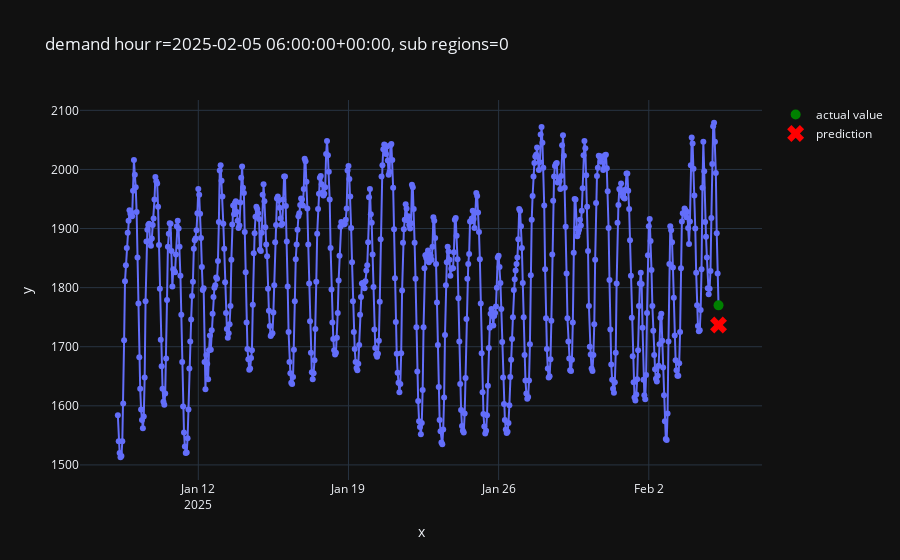

The notebook cell saved with this chart:
### Code cell
#plot the result
from src.plot import plot_one_sample

plot_one_sample(
    example_id=1,
    features=X_test,
    targets=y_test,
    predictions=pd.Series(predictions)
)

### Figure 1 — Plotly figure (JSON) as saved in the notebook; plotly's stock layout.template omitted (floating-point values rounded to 4 significant figures; data arrays with more than 128 entries replaced by an {"elided": "..."} marker saying what was removed)
{"data": [{"hovertemplate": "x=%{x}<br>y=%{y}<extra></extra>", "legendgroup": "", "line": {"color": "#636efa", "dash": "solid"}, "marker": {"symbol": "circle"}, "mode": "lines+markers", "name": "", "orientation": "v", "showlegend": false, "type": "scatter", "x": {"elided": "673 str values"}, "xaxis": "x", "y": {"elided": "673 int values"}, "yaxis": "y"}, {"line": {"color": "green"}, "marker": {"size": 10}, "mode": "markers", "name": "actual value", "type": "scatter", "x": ["2025-02-05T06:00:00+00:00"], "y": [1770]}, {"line": {"color": "red"}, "marker": {"size": 15, "symbol": "x"}, "mode": "markers", "name": "prediction", "type": "scatter", "x": ["2025-02-05T06:00:00+00:00"], "y": [1737.0]}], "layout": {"legend": {"tracegroupgap": 0}, "title": {"text": "demand hour r=2025-02-05 06:00:00+00:00, sub regions=0"}, "xaxis": {"anchor": "y", "domain": [0, 1], "title": {"text": "x"}}, "yaxis": {"anchor": "x", "domain": [0, 1], "title": {"text": "y"}}}}
